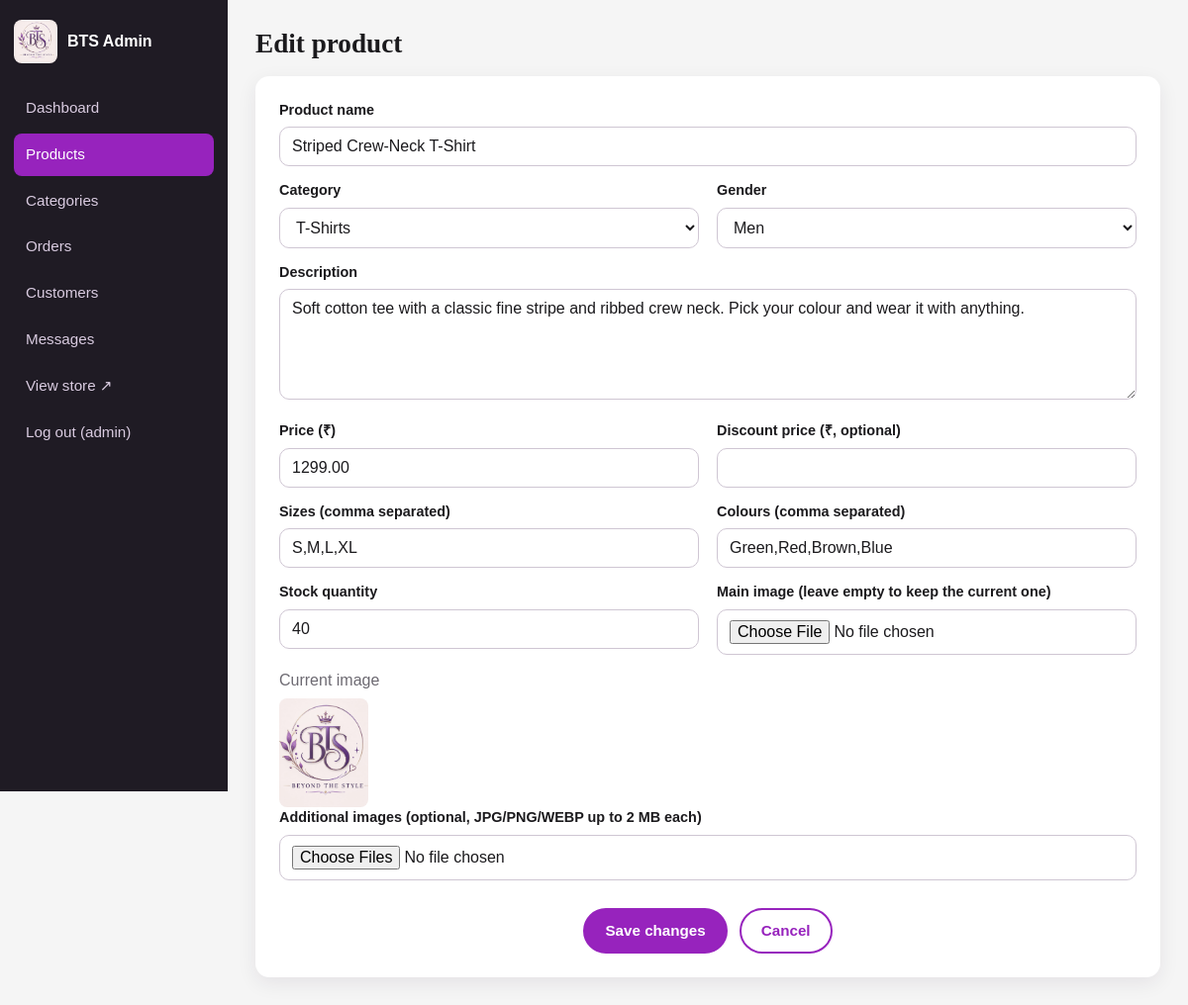
The app's page /edit-product.php?id=2 (signed in) with its own data.
### tables this page shows
CREATE TABLE `products` (
  `id`             INT UNSIGNED NOT NULL AUTO_INCREMENT,
  `category_id`    INT UNSIGNED NOT NULL,
  `name`           VARCHAR(150) NOT NULL,
  `gender`         ENUM('men','women','unisex') NOT NULL DEFAULT 'unisex',
  `description`    TEXT NOT NULL,
  `price`          DECIMAL(10,2) NOT NULL,
  `discount_price` DECIMAL(10,2) NULL DEFAULT NULL,
  `image`          VARCHAR(255) NOT NULL DEFAULT '',
  `sizes`          VARCHAR(100) NOT NULL DEFAULT 'One Size',
  `colors`         VARCHAR(150) NOT NULL DEFAULT 'Standard',
  `stock`          INT UNSIGNED NOT NULL DEFAULT 0,
  `sales_count`    INT UNSIGNED NOT NULL DEFAULT 0,
  `created_at`     DATETIME NOT NULL DEFAULT CURRENT_TIMESTAMP,
  PRIMARY KEY (`id`),
  KEY `idx_products_category` (`category_id`),
  KEY `idx_products_gender` (`gender`),
  KEY `idx_products_created` (`created_at`),
  KEY `idx_products_name` (`name`),
  CONSTRAINT `fk_products_category` FOREIGN KEY (`category_id`) REFERENCES `categories` (`id`) ON DELETE RESTRICT
);

CREATE TABLE `categories` (
  `id`   INT UNSIGNED NOT NULL AUTO_INCREMENT,
  `name` VARCHAR(80)  NOT NULL,
  `slug` VARCHAR(100) NOT NULL,
  PRIMARY KEY (`id`),
  UNIQUE KEY `uq_categories_slug` (`slug`),
  UNIQUE KEY `uq_categories_name` (`name`)
);

### edit-product.php (called while the page is built, shortened)
<?php
require_once __DIR__ . '/../includes/admin-header.php';
$editing = get_product((int) get('id', post('id')));
include __DIR__ . '/../includes/admin-product-form.php';
include __DIR__ . '/../includes/admin-footer.php';

### functions.php (called while the page is built, shortened)
<?php
require_once __DIR__ . '/db.php';
function e($value): string
{
    return htmlspecialchars((string) $value, ENT_QUOTES | ENT_SUBSTITUTE, 'UTF-8');
}
function url(string $path = ''): string
{
    return BASE_URL . '/' . ltrim($path, '/');
}
function asset_url(string $relativePath): string
{
    $segments = array_map('rawurlencode', explode('/', trim($relativePath)));
    return url(implode('/', $segments));
}
function product_image_url(?string $image): string
{
    $image = trim((string) $image);
    if ($image === '' || !is_file(ROOT_PATH . '/' . $image)) {
        return asset_url('images/logo.jpeg');
    }
    return asset_url($image);
}
function csrf_token(): string
{
    return $_SESSION['csrf'];
}
function post(string $key, string $default = ''): string
{
    $v = $_POST[$key] ?? $default;
    return is_string($v) ? trim($v) : $default;
}
function get(string $key, string $default = ''): string
{
    $v = $_GET[$key] ?? $default;
    return is_string($v) ? trim($v) : $default;
}
function get_product(int $id): ?array
{
    return fetch_one(PRODUCT_SELECT . ' WHERE p.id = ?', [$id]);
}
function get_categories(): array
{
    return fetch_all('SELECT * FROM categories ORDER BY name');
}

### db.php (called while the page is built, shortened)
<?php
function db(): PDO
{
    static $pdo = null;
    if ($pdo !== null) {
        return $pdo;
    }
    $dsn = 'mysql:host=' . DB_HOST . ';dbname=' . DB_NAME . ';charset=' . DB_CHARSET;
    try {
        $pdo = new PDO($dsn, DB_USER, DB_PASS, [
            PDO::ATTR_ERRMODE            => PDO::ERRMODE_EXCEPTION,
            PDO::ATTR_DEFAULT_FETCH_MODE => PDO::FETCH_ASSOC,
            PDO::ATTR_EMULATE_PREPARES   => false,
        ]);
    } catch (PDOException $e) {
        error_log('BTS database connection failed: ' . $e->getMessage());
        http_response_code(500);
        exit('<h2>Database connection failed</h2><p>Make sure MySQL is running in XAMPP, '
            . 'that <code>database.sql</code> has been imported, and that the credentials in '
            . '<code>includes/config.php</code> are correct.</p>');
    }
    return $pdo;
}
function query(string $sql, array $params = []): PDOStatement
{
    $stmt = db()->prepare($sql);
    $stmt->execute($params);
    return $stmt;
}
function fetch_all(string $sql, array $params = []): array
{
    return query($sql, $params)->fetchAll();
}
function fetch_one(string $sql, array $params = []): ?array
{
    $row = query($sql, $params)->fetch();
    return $row === false ? null : $row;
}

### auth.php (called while the page is built, shortened)
<?php
require_once __DIR__ . '/functions.php';
function current_admin(): ?array
{
    static $admin = false;
    if ($admin === false) {
        $admin = null;
        if (!empty($_SESSION['admin_id'])) {
            $admin = fetch_one('SELECT id, username FROM admins WHERE id = ?', [$_SESSION['admin_id']]);
        }
    }
    return $admin;
}
function require_admin(): array
{
    $admin = current_admin();
    return $admin;
}

### admin-product-form.php (the view, shortened to what this page needs)
<?php
$categories = get_categories();
$form = $editing ?: [
    'name' => '', 'category_id' => '', 'gender' => 'unisex', 'description' => '', 'price' => '',
    'discount_price' => '', 'sizes' => 'S,M,L,XL', 'colors' => 'Black', 'stock' => '0', 'image' => '',
];
?>
<h1><?= $editing ? 'Edit product' : 'Add product' ?></h1>
<form method="post" enctype="multipart/form-data" class="panel form-grid" novalidate>
    <label class="span-2">Product name <input type="text" name="name" maxlength="150" value="<?= e($form['name']) ?>" required></label>
    <label>Category
        <select name="category_id" required>
            <?php foreach ($categories as $c): ?>
                <option value="<?= (int) $c['id'] ?>" <?= (int) $form['category_id'] === (int) $c['id'] ? 'selected' : '' ?>><?= e($c['name']) ?></option>
            <?php endforeach; ?>
        </select>
    </label>
    <label>Gender
        <select name="gender">
            <?php foreach (['men' => 'Men', 'women' => 'Women', 'unisex' => 'Unisex'] as $v => $l): ?>
                <option value="<?= $v ?>" <?= $form['gender'] === $v ? 'selected' : '' ?>><?= $l ?></option>
            <?php endforeach; ?>
        </select>
    </label>
    <label class="span-2">Description <textarea name="description" rows="5" required><?= e($form['description']) ?></textarea></label>
    <label>Price (<?= e(CURRENCY) ?>) <input type="number" name="price" min="0.01" step="0.01" value="<?= e($form['price']) ?>" required></label>
    <label>Discount price (<?= e(CURRENCY) ?>, optional) <input type="number" name="discount_price" min="0.01" step="0.01" value="<?= e($form['discount_price']) ?>"></label>
    <label>Sizes (comma separated) <input type="text" name="sizes" value="<?= e($form['sizes']) ?>" placeholder="S,M,L,XL" required></label>
    <label>Colours (comma separated) <input type="text" name="colors" value="<?= e($form['colors']) ?>" placeholder="Black,Blue" required></label>
    <label>Stock quantity <input type="number" name="stock" min="0" step="1" value="<?= e($form['stock']) ?>" required></label>
    <label>Main image <?= $editing ? '(leave empty to keep the current one)' : '' ?>
        <input type="file" name="image" accept="image/jpeg,image/png,image/webp" <?= $editing ? '' : 'required' ?>>
    </label>
    <?php if ($editing): ?>
        <div class="span-2"><span class="muted">Current image</span><br>
            <img class="thumb-lg" src="<?= e(product_image_url($editing['image'])) ?>" alt="">
        </div>
    <?php endif; ?>
    <label class="span-2">Additional images (optional, JPG/PNG/WEBP up to 2 MB each)
        <input type="file" name="extra[]" accept="image/jpeg,image/png,image/webp" multiple>
    </label>
    <div class="span-2 actions">
        <button class="btn" type="submit"><?= $editing ? 'Save changes' : 'Add product' ?></button>
        <a class="btn btn-outline" href="<?= e(url('admin/products.php')) ?>">Cancel</a>
    </div>
</form>

### admin-header.php (shortened to what this page needs)
<?php
require_once __DIR__ . '/auth.php';
$admin = require_admin();
$current = basename($_SERVER['SCRIPT_NAME']);
$nav = [
    'dashboard.php'  => 'Dashboard',
    'products.php'   => 'Products',
    'categories.php' => 'Categories',
    'orders.php'     => 'Orders',
    'users.php'      => 'Customers',
    'messages.php'   => 'Messages',
];
$parent = ['add-product.php' => 'products.php', 'edit-product.php' => 'products.php', 'order.php' => 'orders.php'];
$active = $parent[$current] ?? $current;
?>
<!DOCTYPE html>
<html lang="en">
<head>
    <link rel="stylesheet" href="<?= e(url('assets/css/style.css')) ?>">
</head>
<body class="admin">
<div class="admin-shell">
    <aside class="admin-side">
        <div class="admin-brand">
            <img src="<?= e(asset_url('images/logo.jpeg')) ?>" alt="" width="44" height="44">
            <strong>BTS Admin</strong>
        </div>
        <nav>
            <?php foreach ($nav as $file => $label): ?>
                <a href="<?= e(url('admin/' . $file)) ?>" class="<?= $active === $file ? 'active' : '' ?>"><?= e($label) ?></a>
            <?php endforeach; ?>
            <a href="<?= e(url('index.php')) ?>" target="_blank" rel="noopener">View store &nearr;</a>
            <a href="<?= e(url('admin/logout.php?t=' . csrf_token())) ?>">Log out (<?= e($admin['username']) ?>)</a>
        </nav>
    </aside>
    <div class="admin-main">

### style.css (style rules this page uses)
:root { --ink: #1b1a1d; --charcoal: hsla(300, 3%, 20%, 0.96); --purple: #9723bd; --purple-dark: #7b0c7b; --lavender: #dfcbdf; --lavender-soft: #f3eaf5; --bg: #f5f5f5; --white: #fff; --muted: #6d6a72; --line: #e4dfe6; --ok: #1f8a4c; --warn: #c77700; --err: #c0392b; --radius: 14px; --shadow: 0 6px 20px rgba(40, 10, 50, 0.08); --serif: Georgia, "Times New Roman", serif; }
* { margin: 0; padding: 0; box-sizing: border-box; font-family: Arial, Helvetica, sans-serif; }
html { scroll-behavior: smooth; }
body { background: var(--bg); color: var(--ink); line-height: 1.5; -webkit-font-smoothing: antialiased; }
img { max-width: 100%; display: block; }
a { color: var(--purple); text-decoration: none; }
h1, h2, h3, h4 { font-family: var(--serif); font-weight: 700; line-height: 1.2; }
.muted { color: var(--muted); }
.btn { display: inline-block; background: var(--purple); color: #fff; border: 2px solid var(--purple); padding: 10px 20px; border-radius: 999px; font-weight: bold; font-size: .95rem; cursor: pointer; text-align: center; transition: transform .2s, background .2s, box-shadow .2s, color .2s; }
.btn-outline { background: transparent; color: var(--purple); }
.actions { display: flex; gap: 12px; flex-wrap: wrap; margin-top: 14px; justify-content: center; }
input, select, textarea { font-size: 1rem; padding: 10px 12px; border: 1px solid #cfc6d3; border-radius: 10px; background: #fff; color: var(--ink); width: 100%; font-family: inherit; }
label { display: block; font-weight: bold; font-size: .9rem; margin-bottom: 14px; }
label input, label select, label textarea { margin-top: 6px; font-weight: normal; }
.panel { background: #fff; padding: 24px; border-radius: var(--radius); box-shadow: var(--shadow); }
.form-grid { display: grid; grid-template-columns: 1fr 1fr; gap: 0 18px; }
.form-grid .span-2 { grid-column: 1 / -1; }
.admin-shell { display: grid; grid-template-columns: 230px 1fr; min-height: 100vh; }
.admin-side { background: #1f1b24; color: #fff; padding: 20px 14px; position: sticky; top: 0; height: 100vh; overflow-y: auto; }
.admin-brand { display: flex; align-items: center; gap: 10px; margin-bottom: 24px; }
.admin-brand img { border-radius: 8px; }
.admin-side nav a { display: block; color: #d9cbe0; padding: 10px 12px; border-radius: 8px; margin-bottom: 4px; font-size: .95rem; }
.admin-side nav a.active { background: var(--purple); color: #fff; }
.admin-main { padding: 28px; min-width: 0; }
.admin-main h1 { font-size: 1.7rem; margin-bottom: 16px; }
.thumb-lg { width: 90px; height: 110px; object-fit: cover; border-radius: 8px; margin-top: 6px; }

### records on screen
products: name "Striped Crew-Neck T-Shirt", category_id "T-Shirts", gender "Men", description "Soft cotton tee with a classic fine stripe and ribbed crew neck. Pick your colour and wear it with anything.", price "1299.00", sizes "S,M,L,XL", colors "Green,Red,Brown,Blue", stock "40"

### other values on screen
$label "Dashboard"
$label "Products"
$label "Categories"
$label "Orders"
$label "Customers"
$label "Messages"
$admin['username'] "admin"
CURRENCY "₹"
